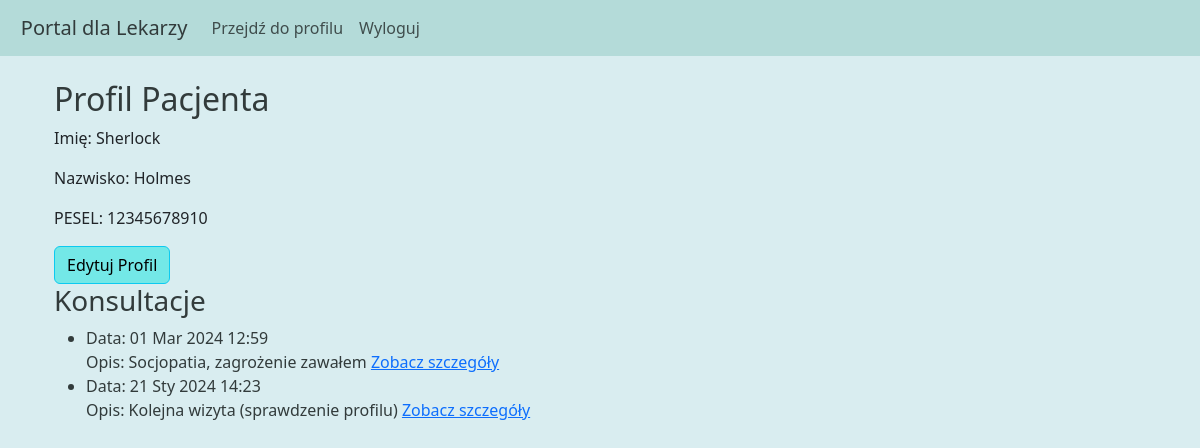
Page /pacjenci/profil/ (signed in) on the committed database.
### pacjenci/models.py (models this page shows, shortened)
class Pacjent(models.Model):
    user = models.OneToOneField(settings.AUTH_USER_MODEL, on_delete=models.CASCADE, null=True)
    imie = models.CharField(max_length=100, default='')
    nazwisko = models.CharField(max_length=100, default='')
    PESEL = models.CharField(max_length=11)

### lekarze/models.py (models this page shows, shortened)
class Konsultacja(models.Model):
    lekarz = models.ForeignKey(Lekarz, on_delete=models.CASCADE, related_name='konsultacje_lekarza')
    pacjent = models.ForeignKey(Pacjent, on_delete=models.CASCADE, related_name='konsultacje_pacjenta')
    opis_problemu = models.TextField(max_length=200)
    data_konsultacji = models.DateTimeField()
    zrealizowana = models.BooleanField(default=False)

### pacjenci/views.py (the view)
# urls.py: path('profil/', views.profil_pacjenta, name='profil_pacjenta'),
def profil_pacjenta(request):
    pacjent = Pacjent.objects.get(user=request.user)
    konsultacje = Konsultacja.objects.filter(pacjent=pacjent, zrealizowana=False)
    return render(request, 'pacjenci/profil.html', {'pacjent': pacjent, 'konsultacje': konsultacje})

### templates/pacjenci/profil.html
{% extends "base.html" %}
{% block content %}
<div class="container mt-4">
    <h2 style="color:#323B3B">Profil Pacjenta</h2>
    <p>Imię: {{ pacjent.imie }}</p>
    <p>Nazwisko: {{ pacjent.nazwisko }}</p>
    <p>PESEL: {{ pacjent.PESEL }}</p>
    <a href="{% url 'edytuj_profil_pacjenta' %}" class="btn btn-info" style="background-color:#73E8E7">Edytuj Profil</a>
    <h3 style="color:#323B3B">Konsultacje</h3>
    <div class="konsultacje-container">
        <ul style="color:#323B3B">
            {% for konsultacja in konsultacje %}
            <li>
                Data: {{ konsultacja.data_konsultacji|date:"d M Y H:i" }}
                <br>Opis: {{ konsultacja.opis_problemu }}
                <a href="{% url 'szczegoly_konsultacji' konsultacja.id %}">Zobacz szczegóły</a>
            </li>
            {% empty %}
            <li>Brak zaplanowanych konsultacji</li>
            {% endfor %}
        </ul>
    </div>
</div>
{% endblock %}

### templates/base.html (style rules this page uses)
.konsultacje-container { max-height: 300px; min-height: 300px; overflow-y: auto; }

### rows in the picture
Pacjent: imie "Sherlock", nazwisko "Holmes"
Konsultacja: data_konsultacji "01 Mar 2024 12:59", opis_problemu "Socjopatia, zagrożenie zawałem"
Konsultacja: data_konsultacji "21 Sty 2024 14:23", opis_problemu "Kolejna wizyta (sprawdzenie profilu)"

### other values in the picture
{{ pacjent.PESEL }} "12345678910"
